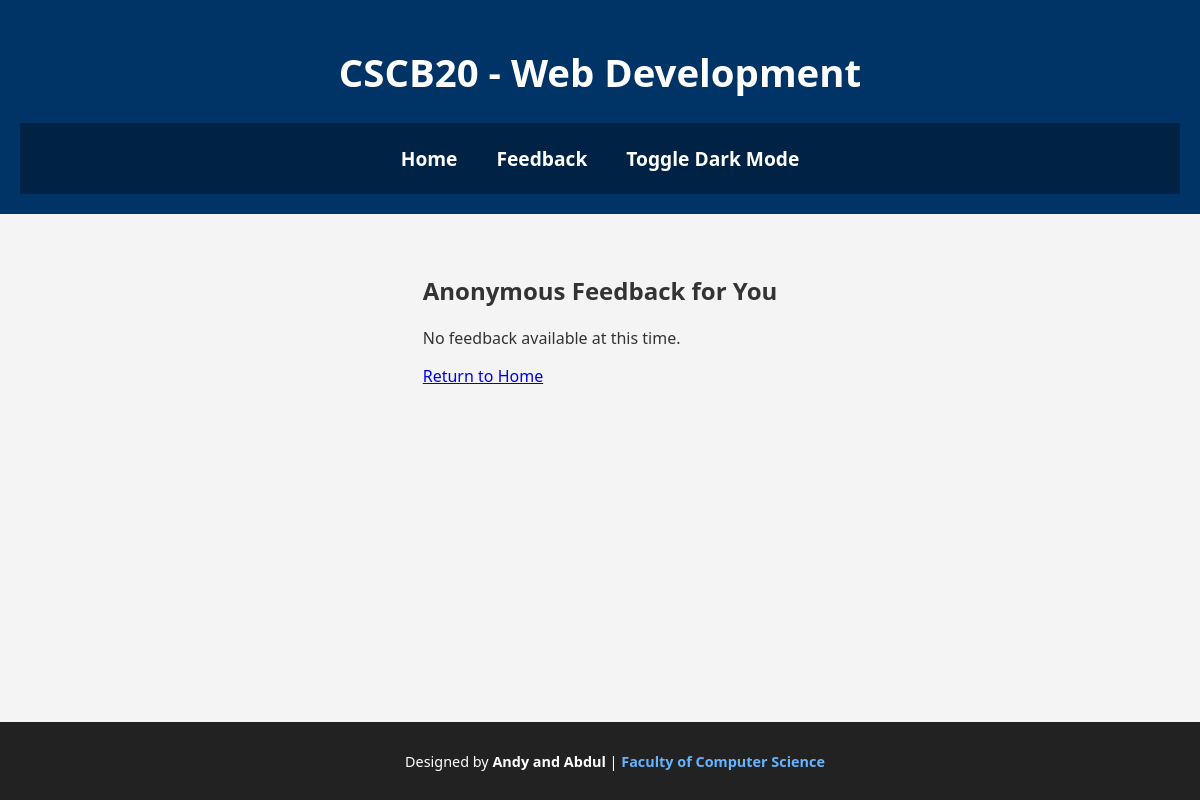
The app's page /Feedback (signed in), older data.
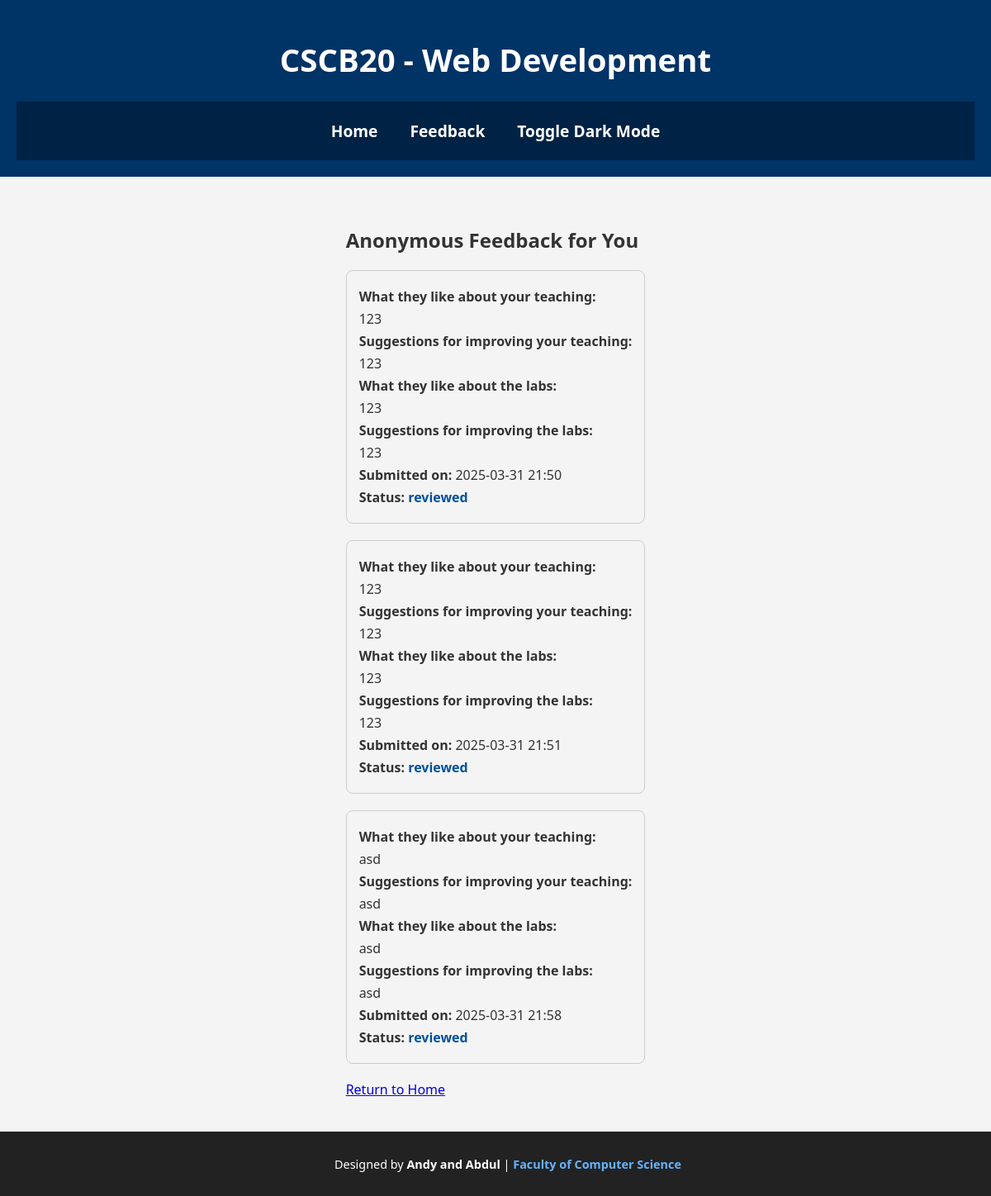
The same page, newer data.
### app.py (models this page shows)
class Feedback(db.Model):
    __tablename__ = 'Feedback'
    id = db.Column(db.Integer, primary_key=True)
    instructor_id = db.Column(db.Integer, db.ForeignKey('User.id'), nullable=False)
    feedback_instructor_like = db.Column(db.String(1000), nullable=False)
    feedback_instructor_improve = db.Column(db.String(1000), nullable=False)
    feedback_labs_like = db.Column(db.String(1000), nullable=False)
    feedback_labs_improve = db.Column(db.String(1000), nullable=False)
    timestamp = db.Column(db.DateTime, default=datetime.utcnow)
    status = db.Column(db.String(50), default="open")  # "open" or "reviewed"

### app.py (the view, shortened to what this page needs)
@app.route('/Feedback', methods=['GET', 'POST'])
def feedback():
    if 'username' not in session:
        flash("Please log in to access feedback.", "error")
        return redirect(url_for('login'))
    user_type = session.get('user_type')
    if user_type == 'Instructor':
        instructor = User.query.filter_by(username=session.get('username')).first()
        feedbacks = Feedback.query.filter_by(instructor_id=instructor.id).all()
        return render_template('InstructorFeedback.html', feedbacks=feedbacks)
    else:
        flash("Unauthorized access.", "error")
        return redirect(url_for('home'))

### Template/InstructorFeedback.html (shortened to what this page needs)
<!DOCTYPE html>
<html lang="en">
<head>
  <link rel="stylesheet" href="{{ url_for('static', filename='css/index.css') }}">
</head>
<body>
  <div class="wrapper">
    <header>
      <h1>CSCB20 - Web Development</h1>
      <nav>
        <ul>
          <li><a href="{{ url_for('home') }}">Home</a></li>
          <li><a href="{{ url_for('feedback') }}">Feedback</a></li>
          <li><label for="dark-mode-toggle" class="toggle-btn">Toggle Dark Mode</label></li>
        </ul>
      </nav>
    </header>
    <div class="content-wrapper">
      <h2>Anonymous Feedback for You</h2>
      {% if feedbacks %}
        {% for feedback in feedbacks %}
          <div class="feedback-item">
            <p><strong>What they like about your teaching:</strong></p>
            <p>{{ feedback.feedback_instructor_like }}</p>
            <p><strong>Suggestions for improving your teaching:</strong></p>
            <p>{{ feedback.feedback_instructor_improve }}</p>
            <p><strong>What they like about the labs:</strong></p>
            <p>{{ feedback.feedback_labs_like }}</p>
            <p><strong>Suggestions for improving the labs:</strong></p>
            <p>{{ feedback.feedback_labs_improve }}</p>
            <p><strong>Submitted on:</strong> {{ feedback.timestamp.strftime('%Y-%m-%d %H:%M') }}</p>
            <p><strong>Status:</strong> <span class="feedback-status">{{ feedback.status }}</span></p>
          </div>
        {% endfor %}
      {% else %}
        <p>No feedback available at this time.</p>
      {% endif %}
      <a href="{{ url_for('home') }}">Return to Home</a>
    </div>
    <footer>
      <p>Designed by <strong>Andy and Abdul</strong> |
         <a href="https://web.cs.toronto.edu/">Faculty of Computer Science</a>
      </p>
    </footer>
  </div>
</body>
</html>

### Static/CSS/index.css (style rules this page uses)
:root { --font-family: "Segoe UI", sans-serif; --bg-color: #f4f4f4; --text-color: #333; --header-bg: #003366; --nav-bg: #002244; --nav-link-color: white; --nav-link-hover-color: #66b3ff; --course-bg: white; --assignment-bg: #ffffff; --assignment-heading-color: #003366; --assignment-heading-border: #e0e0e0; --assignment-details-text: #555; --footer-bg: #222; --footer-text-color: white; --footer-link-color: #66b3ff; --button-bg: #00509e; --button-hover-bg: #0073e6; --input-bg: #fff; --input-text: #333; --input-border: #ccc; }
html, body { margin: 0; padding: 0; height: 100%; font-family: var(--font-family); background-color: var(--bg-color); color: var(--text-color); transition: background 0.5s, color 0.5s; animation: fadeIn 0.5s ease-in-out; }
.wrapper { display: flex; flex-direction: column; min-height: 100vh; background-color: var(--bg-color); }
.content-wrapper { flex: 1; max-width: 1100px; margin: 20px auto; padding: 0 20px; text-align: center; color: #333; }
header { background-color: var(--header-bg); color: white; padding: 20px; text-align: center; font-size: 1.2em; }
nav { position: sticky; top: 0; background: var(--nav-bg); padding: 10px; z-index: 100; }
nav ul { list-style-type: none; padding: 0; margin: 0; text-align: center; display: flex; justify-content: center; gap: 15px; }
nav ul li { position: relative; }
nav ul li a { text-decoration: none; color: var(--nav-link-color); font-weight: 600; padding: 12px; display: block; transition: color 0.3s ease; }
footer { background-color: var(--footer-bg); color: var(--footer-text-color); text-align: center; padding: 15px; width: 100%; font-size: 0.9em; margin-top: auto; }
footer a { color: var(--footer-link-color); text-decoration: none; font-weight: bold; }
.toggle-btn { text-decoration: none; color: var(--nav-link-color); font-weight: 600; padding: 12px; display: block; cursor: pointer; transition: color 0.3s ease; }

### Template/InstructorFeedback.html (style rules this page uses)
.content-wrapper { max-width: 1100px; margin: 20px auto; padding: 20px; text-align: left; color: #333; }
.feedback-item { border: 1px solid #ccc; padding: 15px; margin-bottom: 20px; border-radius: 8px; }
.feedback-item p { margin: 5px 0; }
.feedback-status { font-weight: bold; color: #00509e; }

Row changes from the older to the newer data that the page shows:
added Feedback: feedback_instructor_like "123", feedback_instructor_improve "123", feedback_labs_like "123", feedback_labs_improve "123", timestamp "2025-03-31 21:50", status "reviewed"
added Feedback: feedback_instructor_like "123", feedback_instructor_improve "123", feedback_labs_like "123", feedback_labs_improve "123", timestamp "2025-03-31 21:51", status "reviewed"
added Feedback: feedback_instructor_like "asd", feedback_instructor_improve "asd", feedback_labs_like "asd", feedback_labs_improve "asd", timestamp "2025-03-31 21:58", status "reviewed"
Text that changed along with them:
text no longer shown: "No feedback available at this time."
